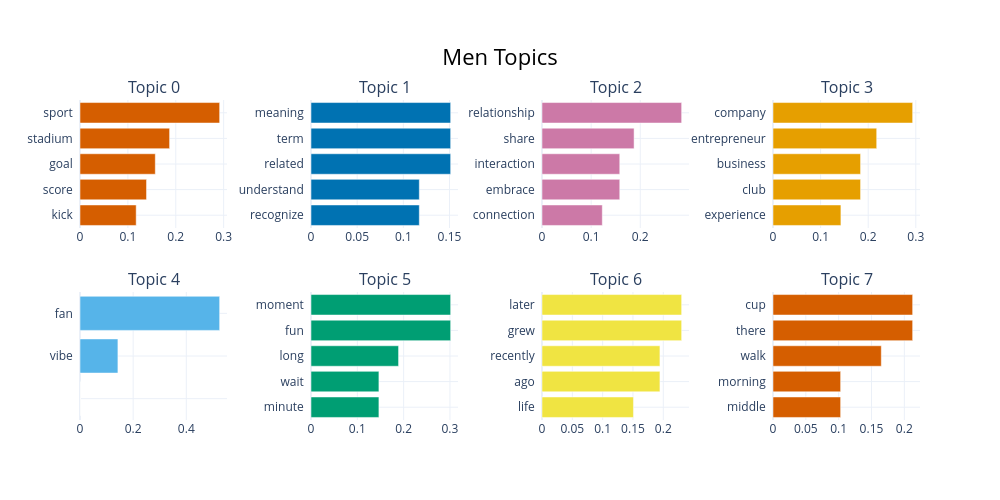

Notebook source saved alongside this figure:
### Code cell
model.visualize_barchart(title="Men Topics")

### Figure 1 — Plotly figure (JSON) as saved in the notebook; plotly's stock layout.template omitted (floating-point values rounded to 4 significant figures)
{"data": [{"marker": {"color": "#D55E00"}, "orientation": "h", "type": "bar", "x": [0.1173, 0.139, 0.1573, 0.1871, 0.2917], "xaxis": "x", "y": ["kick  ", "score  ", "goal  ", "stadium  ", "sport  "], "yaxis": "y"}, {"marker": {"color": "#0072B2"}, "orientation": "h", "type": "bar", "x": [0.1173, 0.1173, 0.1512, 0.1512, 0.1512], "xaxis": "x2", "y": ["recognize  ", "understand  ", "related  ", "term  ", "meaning  "], "yaxis": "y2"}, {"marker": {"color": "#CC79A7"}, "orientation": "h", "type": "bar", "x": [0.1227, 0.1583, 0.1583, 0.1874, 0.2843], "xaxis": "x3", "y": ["connection  ", "embrace  ", "interaction  ", "share  ", "relationship  "], "yaxis": "y3"}, {"marker": {"color": "#E69F00"}, "orientation": "h", "type": "bar", "x": [0.1427, 0.1839, 0.1839, 0.2178, 0.2934], "xaxis": "x4", "y": ["experience  ", "club  ", "business  ", "entrepreneur  ", "company  "], "yaxis": "y4"}, {"marker": {"color": "#56B4E9"}, "orientation": "h", "type": "bar", "x": [1e-05, 1e-05, 1e-05, 0.1427, 0.5255], "xaxis": "x5", "y": ["  ", "  ", "  ", "vibe  ", "fan  "], "yaxis": "y5"}, {"marker": {"color": "#009E73"}, "orientation": "h", "type": "bar", "x": [0.1466, 0.1466, 0.1891, 0.3015, 0.3015], "xaxis": "x6", "y": ["minute  ", "wait  ", "long  ", "fun  ", "moment  "], "yaxis": "y6"}, {"marker": {"color": "#F0E442"}, "orientation": "h", "type": "bar", "x": [0.1508, 0.1945, 0.1945, 0.2303, 0.2303], "xaxis": "x7", "y": ["life  ", "ago  ", "recently  ", "grew  ", "later  "], "yaxis": "y7"}, {"marker": {"color": "#D55E00"}, "orientation": "h", "type": "bar", "x": [0.103, 0.103, 0.1649, 0.2127, 0.2127], "xaxis": "x8", "y": ["middle  ", "morning  ", "walk  ", "there  ", "cup  "], "yaxis": "y8"}], "layout": {"annotations": [{"font": {"size": 16}, "showarrow": false, "text": "Topic 0", "x": 0.0875, "xanchor": "center", "xref": "paper", "y": 1, "yanchor": "bottom", "yref": "paper"}, {"font": {"size": 16}, "showarrow": false, "text": "Topic 1", "x": 0.3625, "xanchor": "center", "xref": "paper", "y": 1, "yanchor": "bottom", "yref": "paper"}, {"font": {"size": 16}, "showarrow": false, "text": "Topic 2", "x": 0.6375, "xanchor": "center", "xref": "paper", "y": 1, "yanchor": "bottom", "yref": "paper"}, {"font": {"size": 16}, "showarrow": false, "text": "Topic 3", "x": 0.9125, "xanchor": "center", "xref": "paper", "y": 1, "yanchor": "bottom", "yref": "paper"}, {"font": {"size": 16}, "showarrow": false, "text": "Topic 4", "x": 0.0875, "xanchor": "center", "xref": "paper", "y": 0.4, "yanchor": "bottom", "yref": "paper"}, {"font": {"size": 16}, "showarrow": false, "text": "Topic 5", "x": 0.3625, "xanchor": "center", "xref": "paper", "y": 0.4, "yanchor": "bottom", "yref": "paper"}, {"font": {"size": 16}, "showarrow": false, "text": "Topic 6", "x": 0.6375, "xanchor": "center", "xref": "paper", "y": 0.4, "yanchor": "bottom", "yref": "paper"}, {"font": {"size": 16}, "showarrow": false, "text": "Topic 7", "x": 0.9125, "xanchor": "center", "xref": "paper", "y": 0.4, "yanchor": "bottom", "yref": "paper"}], "height": 500, "hoverlabel": {"bgcolor": "white", "font": {"family": "Rockwell", "size": 16}}, "showlegend": false, "title": {"font": {"color": "Black", "size": 22}, "text": "Men Topics", "x": 0.5, "xanchor": "center", "yanchor": "top"}, "width": 1000, "xaxis": {"anchor": "y", "domain": [0, 0.175], "showgrid": true}, "xaxis2": {"anchor": "y2", "domain": [0.275, 0.45], "showgrid": true}, "xaxis3": {"anchor": "y3", "domain": [0.55, 0.725], "showgrid": true}, "xaxis4": {"anchor": "y4", "domain": [0.825, 1], "showgrid": true}, "xaxis5": {"anchor": "y5", "domain": [0, 0.175], "showgrid": true}, "xaxis6": {"anchor": "y6", "domain": [0.275, 0.45], "showgrid": true}, "xaxis7": {"anchor": "y7", "domain": [0.55, 0.725], "showgrid": true}, "xaxis8": {"anchor": "y8", "domain": [0.825, 1], "showgrid": true}, "yaxis": {"anchor": "x", "domain": [0.6, 1], "showgrid": true}, "yaxis2": {"anchor": "x2", "domain": [0.6, 1], "showgrid": true}, "yaxis3": {"anchor": "x3", "domain": [0.6, 1], "showgrid": true}, "yaxis4": {"anchor": "x4", "domain": [0.6, 1], "showgrid": true}, "yaxis5": {"anchor": "x5", "domain": [0, 0.4], "showgrid": true}, "yaxis6": {"anchor": "x6", "domain": [0, 0.4], "showgrid": true}, "yaxis7": {"anchor": "x7", "domain": [0, 0.4], "showgrid": true}, "yaxis8": {"anchor": "x8", "domain": [0, 0.4], "showgrid": true}}}
